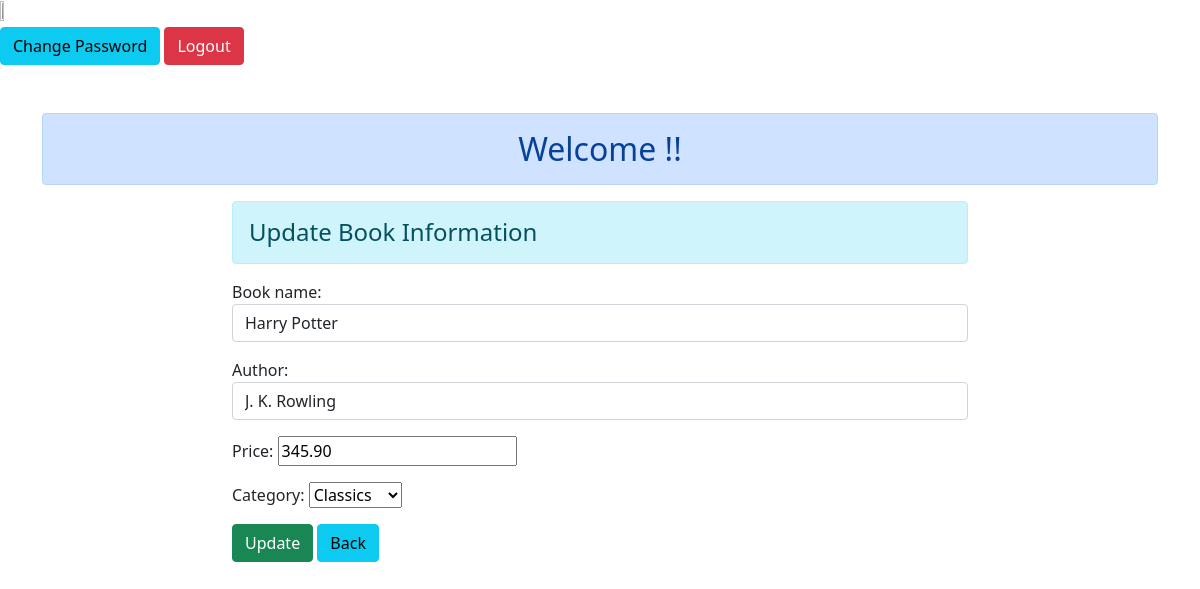
/1/, run on the app's committed database.
### authentication/models.py (models this page shows)
class Books(models.Model):
    book_name = models.CharField(max_length=250,default='')
    category = models.CharField(max_length=100, choices=STATUS_CHOICES,default=False)
    author = models.CharField(max_length=30,default='')
    price = models.DecimalField(max_digits=6, decimal_places=2,default =0.00)

### authentication/views.py (the view)
# urls.py: path('<int:id>/',views.update_data, name="updatedata"),
def update_data(request, id):
    if request.method == 'POST':
        pi = Books.objects.get(pk=id)
        fm = BooksRegistration(request.POST, instance=pi)
        if fm.is_valid():
            fm.save()
            messages.success(request, 'Updated Book Detail Successfully!!')
    else:
        pi = Books.objects.get(pk=id)
        fm = BooksRegistration(instance=pi)
    return render(request, 'authentication/update.html' , {'form':fm})

### authentication/forms.py
class BooksRegistration(forms.ModelForm):
    class Meta:
        model = Books
        fields = ['book_name','author','price','category']
        widgets = {
            'book_name':forms.TextInput(attrs={'class':'form-control'}),
            'author':forms.TextInput(attrs={'class':'form-control'}),
            'published_on': forms.DateTimeInput(attrs={'type': 'datetime-local'}),
        }

### authentication/templates/authentication/update.html (shortened to what this page needs)
{% extends 'authentication/base.html' %}
{% block content %}
<div class="row">
    <div class="col-sm-8 offset-2">
        <h4 class="alert alert-info"> Update Book Information </h4>
        <form action="" method="post">
           {{form.as_p}}
           <input type="submit" class="btn btn-success" value="Update">
           <a href="{% url 'addandshow' %}" class="btn btn-info">Back</a>
        </form>
    </div>
</div>
{% endblock content %}

### data on the page
Books: book_name "Harry Potter", author "J. K. Rowling", price "345.90", category "Classics"
